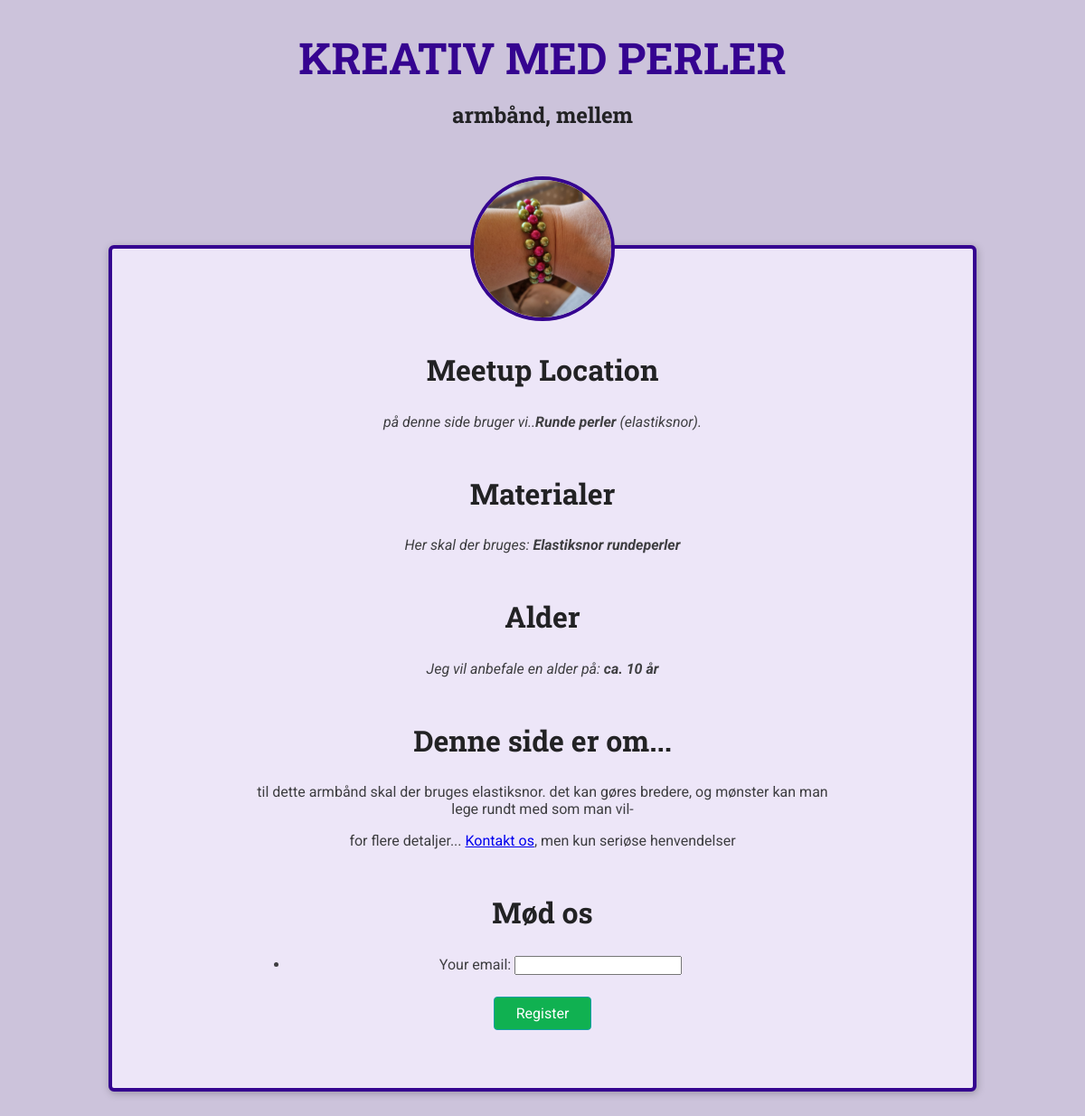
Page /meetups/armband-mellem on the committed database.
### meetups/models.py (models this page shows, shortened)
class Meetup(models.Model):
    title = models.CharField(max_length=60)
    organizer_email = models.EmailField()
    date = models.DateField()
    slug = models.SlugField(unique=True)
    description =models.TextField()
    image = models.ImageField(upload_to='images')
    location = models.ForeignKey(Location, on_delete=models.CASCADE)
    participants = models.ManyToManyField(Participant, blank=True)
    materialer = models.TextField()
    alder = models.TextField()

class Location(models.Model):
    name = models.CharField(max_length=200)
    address = models.CharField(max_length=300)

### meetups/views.py (the view, shortened to what this page needs)
# urls.py: path('<slug:meetup_slug>', views.meetup_detail, name='meetup-detail'),
def meetup_detail(request, meetup_slug):
    try:
        selected_meetup = Meetup.objects.get(slug=meetup_slug)
        if request.method == 'GET':
            registration_form = RegistrationForm()
        return render(request, 'meetups/meetup_details.html', {
                'meetup_found':True,
                'meetup': selected_meetup,
                'form': registration_form,
            })
    except Exception as exc:
        return render(request, 'meetups/meetup_details.html', {
            'meetup_found': False
        })

### meetups/forms.py
class RegistrationForm(forms.Form):
    email = forms.EmailField(label='Your email')

### meetups/templates/meetups/meetup_details.html (shortened to what this page needs)
{% extends 'meetups/base/base.html' %}
{% load static %}
{% block site_css %}
 <link rel="stylesheet" href="{% static 'meetups/styles/meetup-detail.css' %}">
{% endblock %}
{% block main_heading %}
    {{ meetup.title }}
{% endblock %}
{% block body %}
{% if meetup_found %}
<article>
    <img id="main-image" src="{{ meetup.image.url }}" alt="{{ meetup.title }}">
    <section id="location">
        <h2>Meetup Location</h2>
        <address>på denne side bruger vi..<span>{{ meetup.location.name }}</span> ({{ meetup.location.address }}).</address>
    </section>
    <section id="materialer">
        <h2>Materialer</h2>
        <address>Her skal der bruges: <span>{{ meetup.materialer }}</span></address>
    </section>
    <section id="alder">
        <h2>Alder</h2>
        <address>Jeg vil anbefale en alder på: <span>{{ meetup.alder }}</span></address>
    </section>
    <section id="Læs mere">
        <h2>Denne side er om...</h2>
        <p>{{ meetup.description }}</p>
        <footer>
            <p>for flere detaljer... <a href="mailto:{{ meetup.organizer_email }}">Kontakt os</a>, men kun seriøse henvendelser</p>
        </footer>
    </section>
    <section id="registation">
        <h2>Mød os</h2>
        <form action="{% url 'meetup-detail' meetup.slug %}" method="POST">
            <ul>
                {{ form.as_ul }}
            </ul>
            <div id="registration-actions">
                <button>Register</button>
            </div>
        </form>
    </section>
</article>
{% else %}
<p>Der er ikke fundet nogen side, sorry</p>
{% endif %}
{% endblock %}

### meetups/static/meetups/styles/base.css (style rules this page uses)
* { box-sizing: border-box; }
body { font-family: 'Roboto', sans-serif; margin: 0; background-color: #ccc3db; color: #3e3e41; }
h1, h2, h3 { font-family: 'Roboto Slab', sans-serif; color: #222224; }
button, .btn { cursor: pointer; font: inherit; padding: 0.5rem 1.5rem; background-color: #10b151; border: 1px solid #159fa6; color: white; border-radius: 4px; text-decoration: none; }

### meetups/static/meetups/styles/all-meetups.css (style rules this page uses)
section { max-width: 40rem; margin: 3rem auto; }

### meetups/static/meetups/styles/meetup-detail.css (style rules this page uses)
article { max-width: 60rem; margin: 5rem auto; border-radius: 6px; background-color: #ede6f8; border: 4px solid #350490; box-shadow: 1px 2px 8px rgba(0, 0, 0, 0.25); position: relative; padding: 1rem; text-align: center; }
#main-image { width: 10rem; height: 10rem; object-fit: cover; position: absolute; top: -5rem; left: calc(50% - 5rem); border-radius: 50%; border: 4px solid #350490; }
section:first-of-type { margin-top: 6rem; }
h2 { font-size: 2rem; }
address span { font-weight: bold; }
#registration-actions { margin-top: 1.5rem; }

### rows in the picture
Meetup: title "armbånd, mellem", image (picture), location.name "Runde perler", location.address "elastiksnor", materialer "Elastiksnor rundeperler", alder "ca. 10 år", description "til dette armbånd skal der bruges elastiksnor. det kan gøres bredere, og mønster kan man lege rundt med som man vil-"
